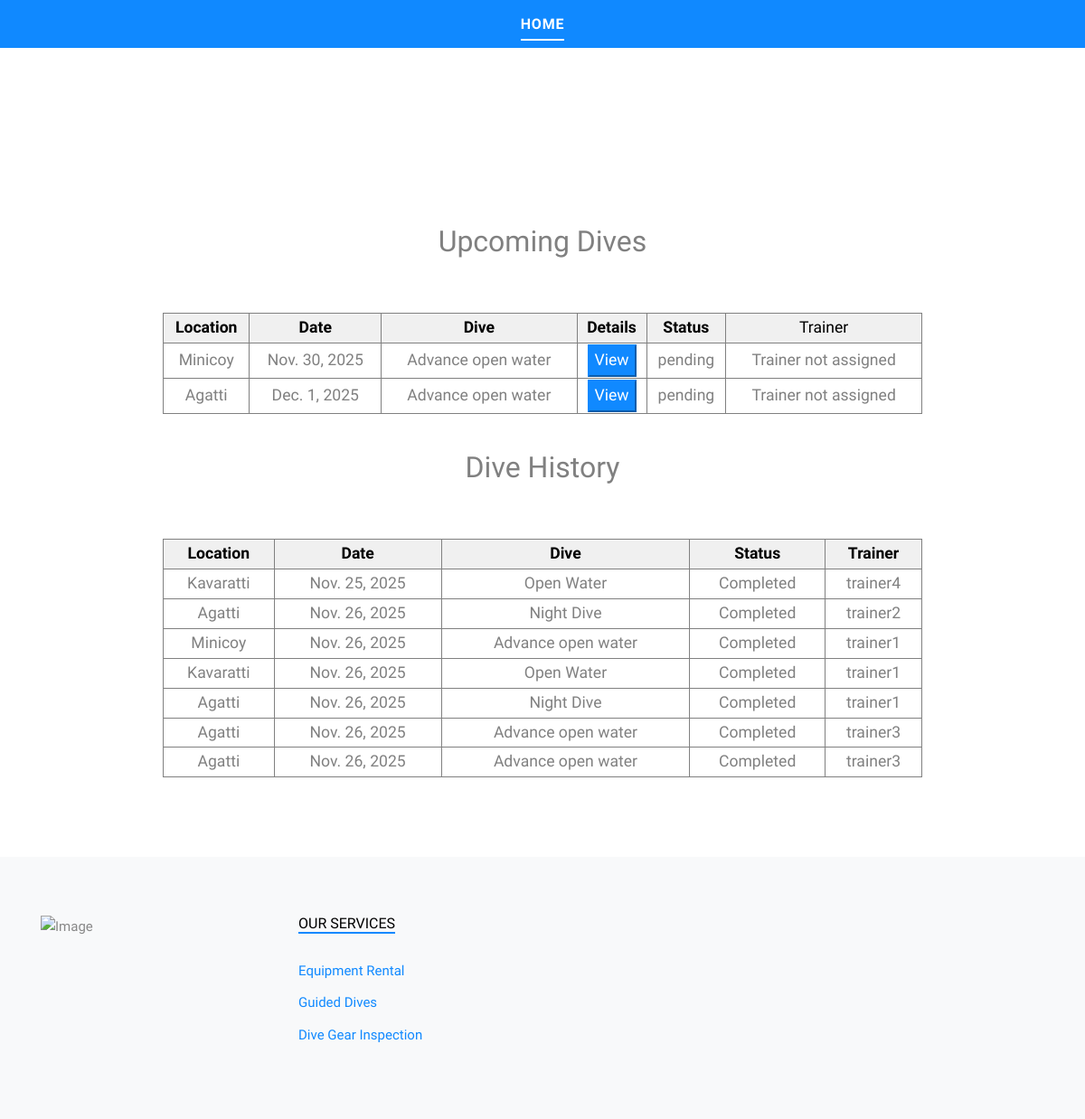
/user_viewbookings (signed in), run on an earlier commit of the app's database.
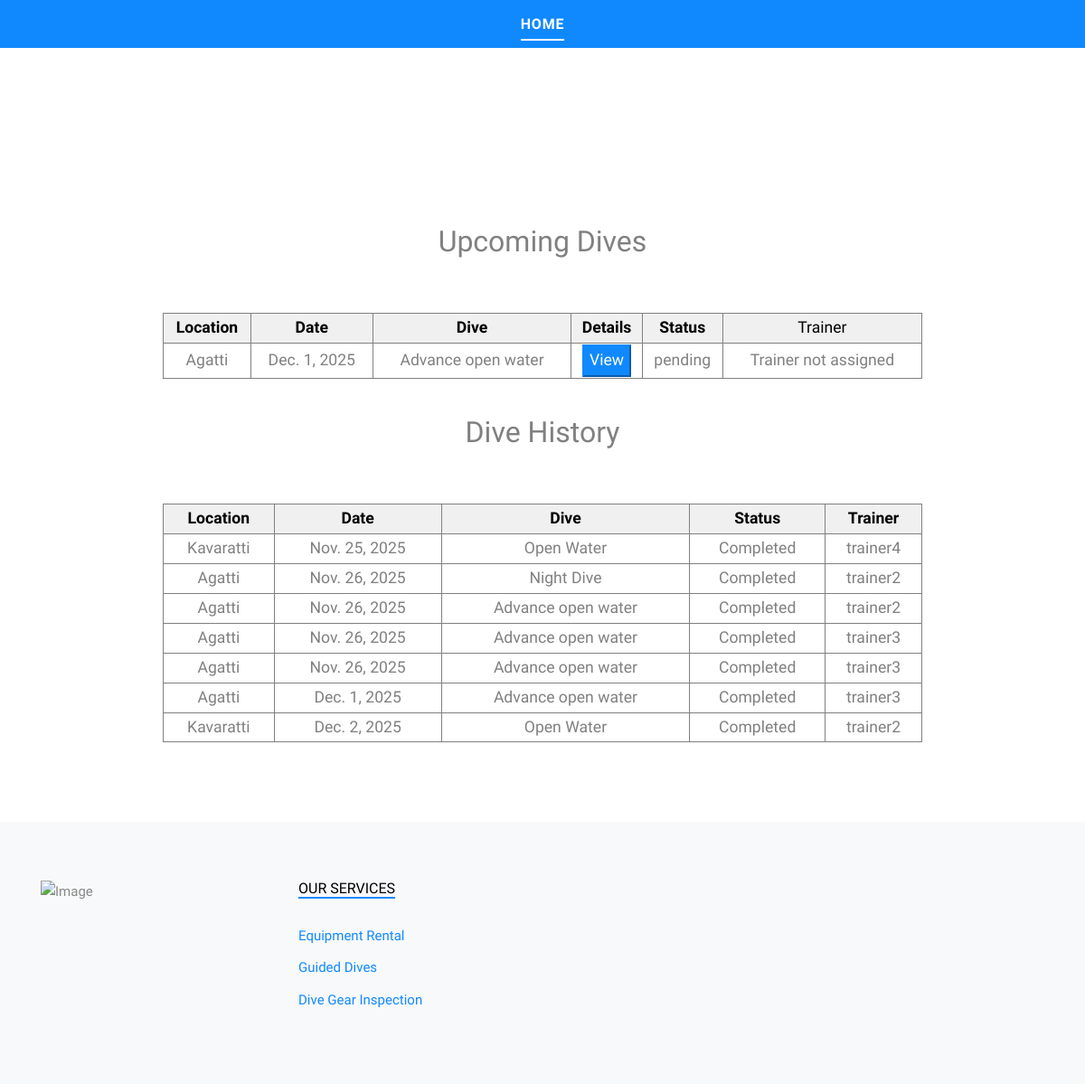
And on a later commit of the database.
### app/models.py (models this page shows)
class dive(models.Model):
    date = models.DateField(auto_now_add=True,null=True)
    user_id = models.ForeignKey(User,on_delete=models.CASCADE,null=True)
    places = models.ForeignKey(place,on_delete=models.CASCADE,null=True)
    categorys = models.ForeignKey(category,on_delete=models.CASCADE,null=True)
    status=models.CharField(default='pending')
    trainer_id= models.ForeignKey(trainer,on_delete=models.CASCADE,null=True)
    count=models.IntegerField(default=1)

class place(models.Model):
    name = models.CharField(max_length=100)

class category(models.Model):
    name = models.CharField(max_length=100)
    description = models.CharField(max_length=100)

class trainer(models.Model):
    name = models.CharField(max_length=100)
    gender = models.CharField(max_length=100)
    contact = models.CharField(max_length=100)
    email = models.EmailField(max_length=100)
    password = models.CharField(max_length=100)
    user_id = models.ForeignKey(User,on_delete=models.CASCADE)

### app/views.py (the view)
# urls.py: path('user_viewbookings',views.userviewbook,name='user_viewbookings'),
def userviewbook(request):
    data=dive.objects.filter(user_id=request.user.id , status='pending')
    data1=dive.objects.filter(user_id=request.user.id , status='Completed')
    return render(request,'user_viewbookings.html',{'a':data,'b':data1})

### template/user_viewbookings.html (shortened to what the changed rows need)
<!DOCTYPE html>
<html lang="en">
<head>
  <link rel="stylesheet" href="/static/main/fonts/icomoon/style.css">
  <link rel="stylesheet" href="/static/main/css/bootstrap.min.css">
  <link rel="stylesheet" href="/static/main/css/jquery-ui.css">
  <link rel="stylesheet" href="/static/main/css/owl.carousel.min.css">
  <link rel="stylesheet" href="/static/main/css/owl.theme.default.min.css">
  <link rel="stylesheet" href="/static/main/css/owl.theme.default.min.css">
  <link rel="stylesheet" href="/static/main/css/jquery.fancybox.min.css">
  <link rel="stylesheet" href="/static/main/css/bootstrap-datepicker.css">
  <link rel="stylesheet" href="/static/main/fonts/flaticon/font/flaticon.css">
  <link rel="stylesheet" href="/static/main/css/aos.css">
  <link href="/static/main/css/jquery.mb.YTPlayer.min.css" media="all" rel="stylesheet" type="text/css">
  <link rel="stylesheet" href="/static/main/css/style.css">
</head>
<body data-spy="scroll" data-target=".site-navbar-target" data-offset="300">
  <div class="site-wrap">
    <div class="site-section">
      <br><br><br><br>
<!DOCTYPE html>
<html lang="en">
<head>
</head>
<body>
  <h2 style="text-align: center; margin-top: 40px;">Upcoming Dives</h2>
  <table align="center" border="1" style="margin-top: 5%; width: 70%; text-align: center;">
    <thead style="color: black; background-color: #f0f0f0;">
      <tr>
        <th>Location</th>
        <th>Date</th>
        <th>Dive</th>
        <th>Details</th>
        <th>Status</th>
        <td>Trainer</td>
      </tr>
    </thead>
    <tbody>
      {% for i in a %}
      <tr>
        <td>{{ i.places.name }}</td>
                <td>{{i.date}}</td>
                <td>{{i.categorys.name}}</td>
                <td>
                  <a href="{% url 'button_detail' i.id %}"><button class="btn-primary">View</button></a>
                </td>
                <td>{{i.status}}</td>
                {% if status == "Trainer assigned" %}
                  <td>{{i.trainer_id.name}}</td>
                {% else %}
                  <td>Trainer not assigned</td>
                {% endif %}
      </tr>
      {% endfor %}
    </tbody>
  </table>
  <h2 style="text-align: center; margin-top: 40px;">Dive History</h2>
  <table align="center" border="1" style="margin-top: 5%; width: 70%; text-align: center;">
    <thead style="color: black; background-color: #f0f0f0;">
      <tr>
        <th>Location</th>
        <th>Date</th>
        <th>Dive</th>
        <th>Status</th>
        <th>Trainer</th>
      </tr>
    </thead>
    <tbody>
         {% for i in b %}
      <tr>
        <td>{{ i.places.name }}</td>
                <td>{{i.date}}</td>
                <td>{{i.categorys.name}}</td>
                <td>{{i.status}}</td>
                <td>{{i.trainer_id.name}}</td>
      </tr>
      {% endfor %}
    </tbody>
  </table>
</body>
</html>
    </div>
  </div>
</body>
</html>

What changed in the data, as far as the page shows it:
no longer on this page (row edited): dive: places.name "Minicoy", date "Nov. 30, 2025", categorys.name "Advance open water", status "pending", shown under "Upcoming Dives"
removed dive: places.name "Minicoy", date "Nov. 26, 2025", categorys.name "Advance open water", status "Completed", trainer_id.name "trainer1", shown under "Dive History"
removed dive: places.name "Kavaratti", date "Nov. 26, 2025", categorys.name "Open Water", status "Completed", trainer_id.name "trainer1", shown under "Dive History"
removed dive: places.name "Agatti", date "Nov. 26, 2025", categorys.name "Night Dive", status "Completed", trainer_id.name "trainer1", shown under "Dive History"
now on this page (row edited): dive: places.name "Agatti", date "Nov. 26, 2025", categorys.name "Advance open water", status "Completed", trainer_id.name "trainer2", shown under "Dive History"
now on this page (row edited): dive: places.name "Agatti", date "Dec. 1, 2025", categorys.name "Advance open water", status "Completed", trainer_id.name "trainer3", shown under "Dive History"
added dive: places.name "Kavaratti", date "Dec. 2, 2025", categorys.name "Open Water", status "Completed", trainer_id.name "trainer2", shown under "Dive History"
